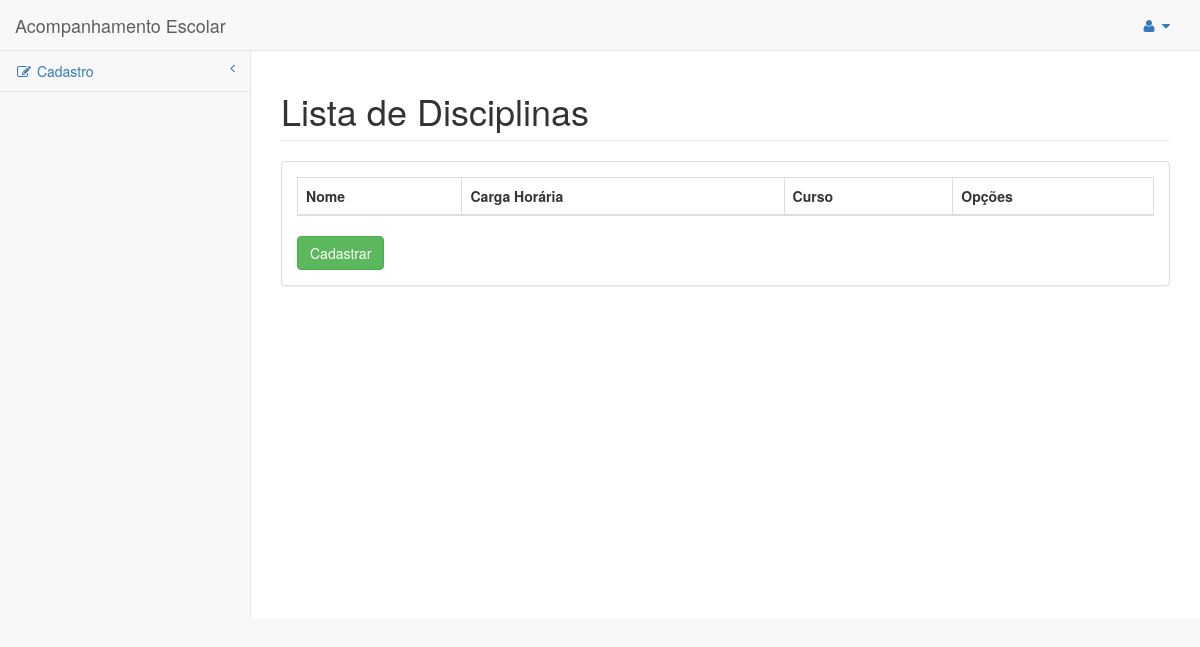
/index.php/disciplina, run on an earlier commit of the app's database.
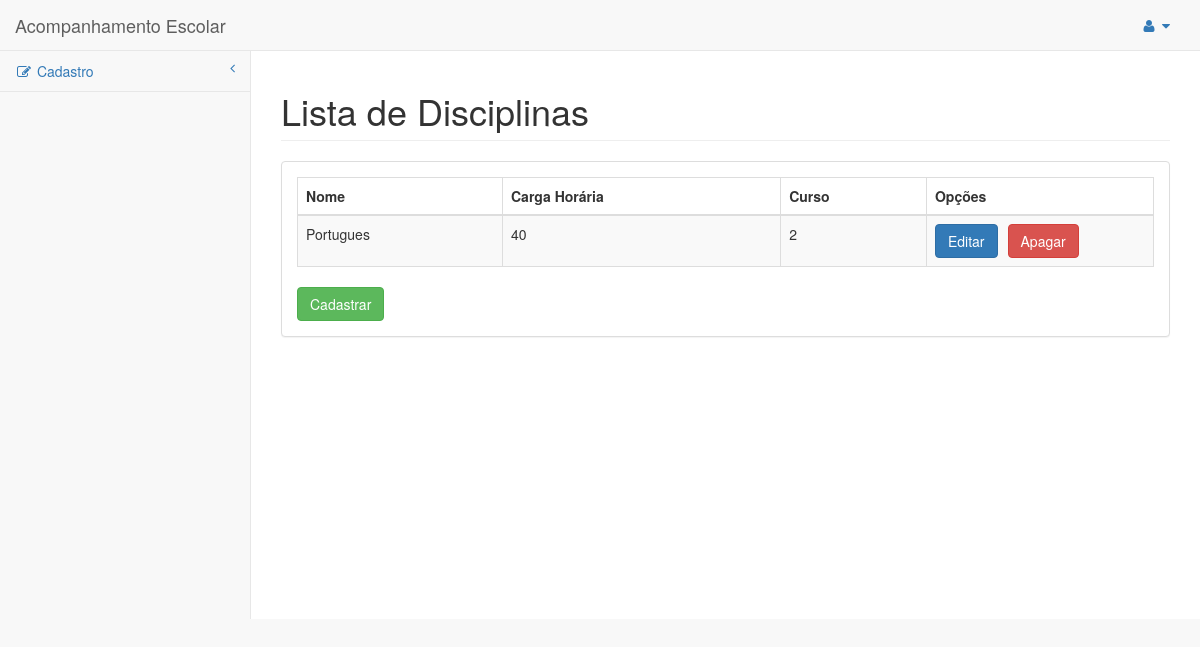
And on a later commit of the database.
### tables this page shows
CREATE TABLE `disciplina` (
  `nm_disciplina` varchar(45) NOT NULL,
  `carga_horaria` double NOT NULL,
  `id_curso` int(11) NOT NULL,
  `id` int(11) NOT NULL
);

### application/controllers/Disciplina.php (called while the page is built, shortened)
<?php
class Disciplina extends CI_Controller {
    public function __construct()
    {
        $this->load->model('M_disciplina');
    }
	public function index()
	{
		$this->listar();
	}
    public function listar()
    {
        $data['disciplinas'] = $this->M_disciplina->get()->result();
        $data['tipo'] = $this->session->userdata('tipo_login');
        $this->load->view('disciplina/listDisciplina', $data);
    }
}

### index.php (called while the page is built, shortened)
<?php
require_once BASEPATH.'core/CodeIgniter.php';

### application/models/M_disciplina.php (called while the page is built, shortened)
<?php
class M_disciplina extends CI_Model
{
    private $tabel = 'disciplina';
    public function get($id = null){
        $this->db->order_by("id", 'desc');
        return $this->db->get($this->tabel);
    }
}

### application/views/disciplina/listDisciplina.php (the view, shortened to what this page needs)
<?php
$this->load->view('include/header.php');
?>
    <div id="wrapper">
        <div id="page-wrapper">
            <div class="row">
                <div class="col-lg-12">
                    <h1 class="page-header">Lista de Disciplinas</h1>
                </div>
            </div>
            <div class="row">
                <div class="col-lg-12">
                    <div class="panel panel-default">
                        <div class="panel-body">
                            <div class="table-responsive">
                                <table class="table table-bordered table-striped">
                                    <thead>
                                        <tr>
                                            <th>Nome</th>
                                            <th>Carga Horária</th>
                                            <th>Curso</th>
                      			            <th>Opções</th>
                                        </tr>
                                    </thead>
                                    <tbody>
                                    <?php foreach ($disciplinas as $disciplina):?>
                                        <tr>
                                            <td><?php echo $disciplina->nm_disciplina?></td>
                                            <td><?php echo $disciplina->carga_horaria?></td>
                                            <td><?php echo $disciplina->id_curso?></td>
                                            <td><?php echo  form_open('Disciplina/editar', ["style"=>"float: left;margin-right: 10px;"])  ?>
                                            		<button type="submit" class="btn btn-primary">Editar</button>
                                           		<?php echo form_close()?>
                                           		<?php echo  form_open('Disciplina/apagar')  ?>
                                            		<button type="submit" class="btn btn-danger" style="float: left; mar">Apagar</button>
                                           		<?php echo form_close()?>
                                            </td>
                                        </tr>
                                      <?php endforeach; ?>
                                    </tbody>
                                </table>
                            </div>
                            <?php echo  form_open('Disciplina/cadastrar')  ?>
                            <button type="submit" class="btn btn-success">Cadastrar</button>
                            <?php echo form_close()?>
                        </div>
                    </div>
                </div>
            </div>
        </div>
    </div>

### application/views/include/header.php (shortened to what this page needs)
<!DOCTYPE html>
<html>
    <head>
        <link rel="stylesheet" type="text/css" href="<?php echo base_url('vendor/bootstrap/css/bootstrap.min.css'); ?>">
        <link rel="stylesheet" href="<?php echo base_url('vendor/metisMenu/metisMenu.min.css'); ?>">
        <link rel="stylesheet" href="<?php echo base_url('dist/css/sb-admin-2.css'); ?>">
        <link rel="stylesheet" href="<?php echo base_url('vendor/font-awesome/css/font-awesome.min.css'); ?>">
    </head>
    <body>
        <div id="wrapper">
        <nav class="navbar navbar-default navbar-static-top" role="navigation" style="margin-bottom: 0">
            <div class="navbar-header">
                <a class="navbar-brand" href="index.html">Acompanhamento Escolar</a>
            </div>
            <ul class="nav navbar-top-links navbar-right">
                <li class="dropdown">
                    <a class="dropdown-toggle" data-toggle="dropdown" href="#">
                        <i class="fa fa-user fa-fw"></i> <i class="fa fa-caret-down"></i>
                    </a>
                </li>
            </ul>
            <div class="navbar-default sidebar" role="navigation">
                <div class="sidebar-nav navbar-collapse">
                    <ul class="nav" id="side-menu">
                        <li>
                            <a href="#"><i class="fa fa-edit fa-fw"></i> Cadastro<span class="fa arrow"></span></a>
                        </li>
                    </ul>
                </div>
            </div>
        </nav>
    </div>

What changed in the data, as far as the page shows it:
added disciplina: nm_disciplina "Portugues", carga_horaria "40", id_curso "2"
